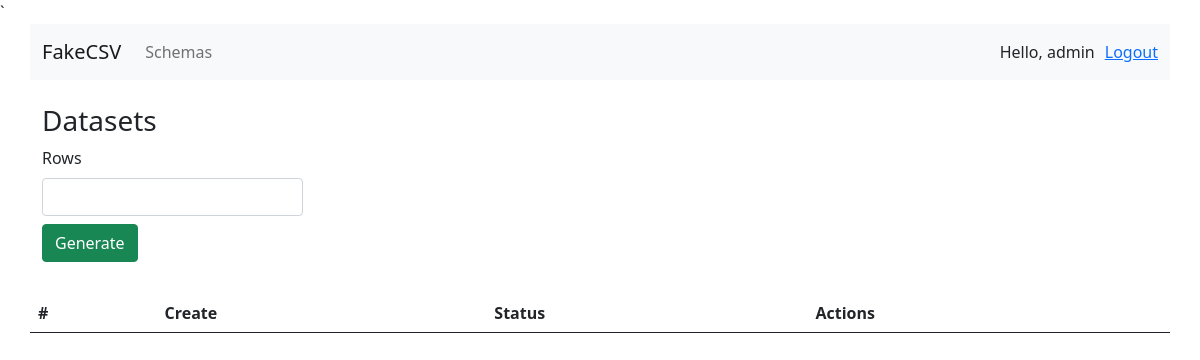
Before: /schemas/view/26 (signed in) with the older database file.
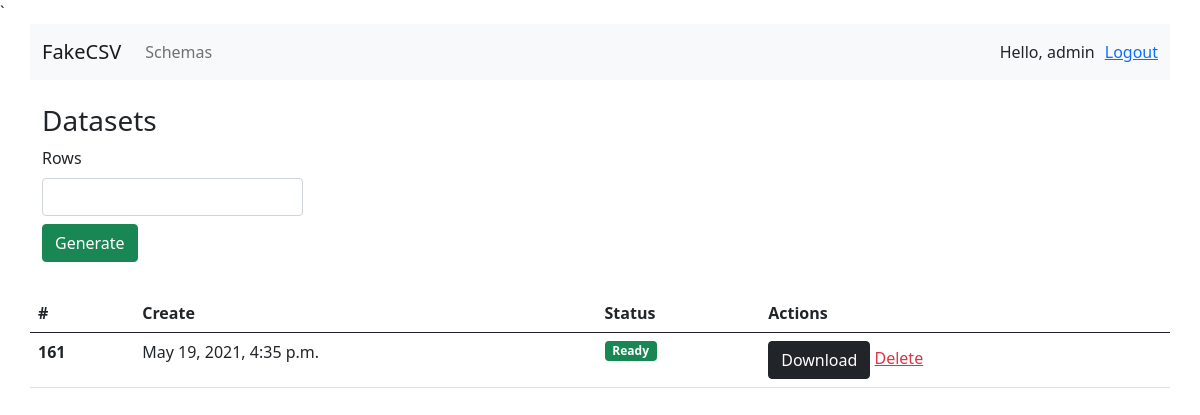
After: the same page with the newer database file.
### schemas/models.py (models this page shows, shortened)
class SchemaFile(models.Model):
    file = models.FileField("Schema", blank=True, null=True, upload_to="media/")
    schema = models.ForeignKey(SchemaModel, on_delete=models.CASCADE, related_name='files')
    status = models.CharField(
        "File status", choices=SchemaModelStatusChoices.CHOICES, max_length=255, null=True, blank=True
    )
    created_at = models.DateTimeField("Created at ", auto_now_add=True, null=True)
    class Meta:
        ordering = ['-created_at']

### schemas/views.py (the view, shortened to what this page needs)
# urls.py: path('schemas/view/<int:pk>', views.view_schema, name='view_schema'),
@login_required
def view_schema(request, pk):
    schema = SchemaModel.objects.get(pk=pk)
    form = RowsForm(request.POST or None)
    context = {
        'schema': schema,
        'form': form,
    }
    return render(request, 'schemas/view_schema.html', context)

### schemas/forms.py
class RowsForm(forms.Form):
    rows = forms.IntegerField()

### templates/schemas/view_schema.html (shortened to what this page needs)
`{% extends 'include/base.html' %}
{% load static %}
{% load widget_tweaks %}
{% block navbar %}
    {% include 'include/header.html' %}
{% endblock navbar %}
{% block content %}
    <div class="container">
        <div class="row mt-4">
            <h3>Datasets</h3>
            <div class="form-group col-md-3">
                <form action="" method="post" id="row-form">
                    {% for field in form.visible_fields %}
                        <label class="form-label" for="{{ field.id_for_label }}">{{ field.label }}</label>
                        {{ field|add_class:'form-control' }}
                    {% endfor %}
                    <button type="submit" class="btn btn-success mt-2" id="do-task">Generate</button>
                </form>
            </div>
            <table class="table mt-3">
                <thead>
                <tr>
                    <th scope="col">#</th>
                    <th scope="col">Create</th>
                    <th scope="col">Status</th>
                    <th scope="col">Actions</th>
                </tr>
                </thead>
                <tbody>
                {% if schema.files.count > 0 %}
                    {% for file in schema.files.all %}
                        <tr>
                            <th scope="row">{{ file.id }}</th>
                            <td>{{ file.created_at }}</td>
                            <td>
                                <span class="badge bg-{% if file.status == 'Ready' %}success{% elif file.status == 'Processing' %}primary{% else %}danger{% endif %}">{{ file.status }}</span>
                            </td>
                            <td>
                                {% if file.status == 'Ready' %}
                                    <a href="{{ file.file.url }}" class="btn btn-dark float-right">Download</a>
                                {% endif %}
                                <a class="text-danger" href="{% url 'schemas:delete_file' file.id %}">Delete</a>
                            </td>
                        </tr>
                    {% endfor %}
                {% endif %}
                </tbody>
            </table>
            <div class="current-task">
            </div>
        </div>
    </div>
{% endblock content %}

Changed rows visible on the page:
added SchemaFile: id "161", created_at "May 19, 2021, 4:35 p.m.", status "Ready"
